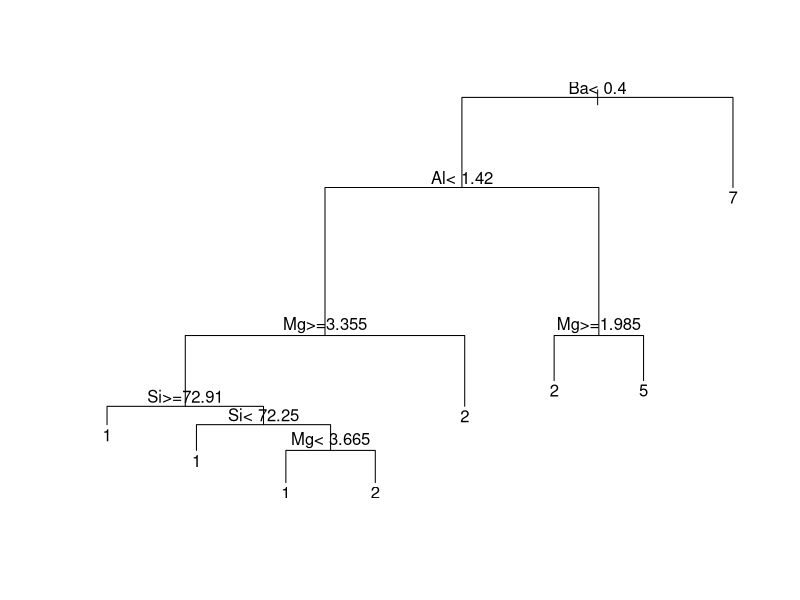
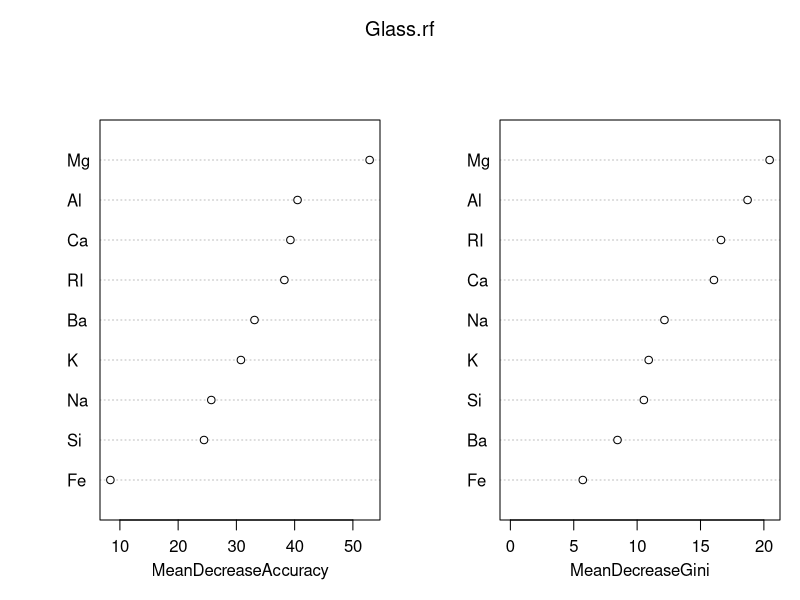

Source code (R) for these figures, in order:
# Random Forest

#load required libraries – rpart for classification and regression trees
library(rpart)
#mlbench for Glass dataset
library(mlbench)
#load Glass
data("Glass")
#set seed to ensure reproducible results
set.seed(51)
#split into training and test sets
Glass[,"train"] <- ifelse(runif(nrow(Glass))<0.8,1,0)
#separate training and test sets
trainGlass <- Glass[Glass$train==1,]
testGlass <- Glass[Glass$train==0,]
#get column index of train flag
trainColNum <- grep("train",names(trainGlass))
#remove train flag column from train and test sets
trainGlass <- trainGlass[,-trainColNum]
testGlass <- testGlass[,-trainColNum]
#get column index of predicted variable in dataset
typeColNum <- grep("Type",names(Glass))
#build model
rpart_model <- rpart(Type ~.,data = trainGlass, method="class")
#plot tree
plot(rpart_model);text(rpart_model)
#…and the moment of truth
rpart_predict <- predict(rpart_model,testGlass[,-typeColNum],type="class")
mean(rpart_predict==testGlass$Type)

# random forest
#build model
library(randomForest)
Glass.rf <- randomForest(Type ~.,data = trainGlass, importance=TRUE, xtest=testGlass[,-typeColNum],ntree=1000)
#Get summary info
Glass.rf

#accuracy for test set
mean(Glass.rf$test$predicted==testGlass$Type)
#confusion matrix
table(Glass.rf$test$predicted,testGlass$Type)

#variable importance plot
varImpPlot(Glass.rf)
